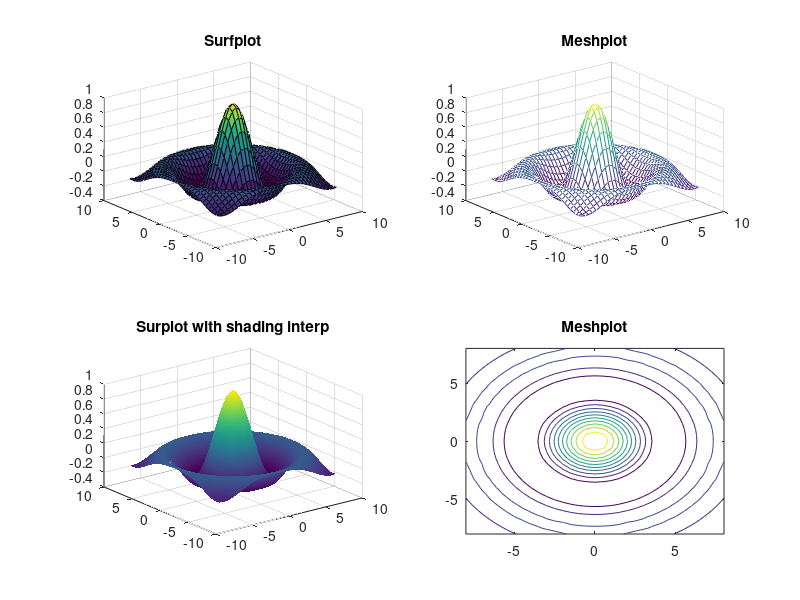

Write the MATLAB code that produced this figure.
x=-8:0.5:8; % x范围

y=-8:0.5:8; % y范围

[xx,yy]=meshgrid(x,y); %构成格点矩阵

c=sqrt(xx.^2+yy.^2)+eps; %计算z的分母，为避免为0，加eps

z=sin(c)./c; %计算z

subplot(2,2,1)

surf(xx,yy,z);title('Surfplot'); %子图1，绘制三维图形

subplot(2,2,2)

mesh(xx,yy,z);title('Meshplot'); %子图2，绘制三维曲面

subplot(2,2,3)

surf(xx,yy,z);title('Surplot with shading interp'); %子图3，绘制三维曲面，表面为光滑

shading interp;

subplot(2,2,4)

contour(xx,yy,z);title('Meshplot'); %子图4，绘制等高曲线